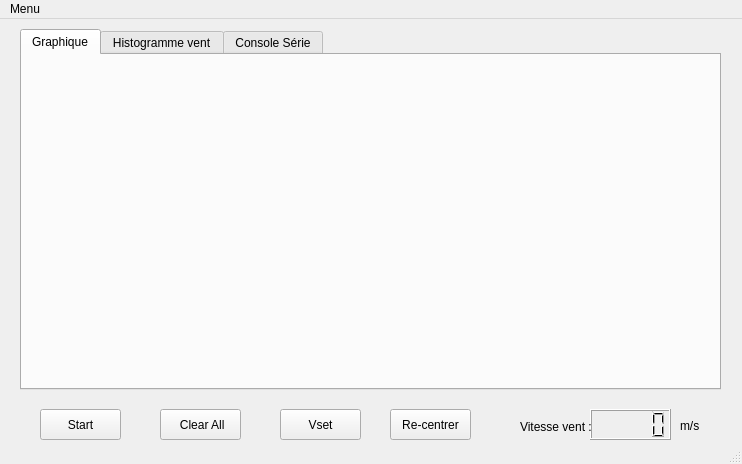
<?xml version="1.0" encoding="UTF-8"?>
<ui version="4.0">
 <class>MainWindow</class>
 <widget class="QMainWindow" name="MainWindow">
  <property name="geometry">
   <rect>
    <x>0</x>
    <y>0</y>
    <width>742</width>
    <height>464</height>
   </rect>
  </property>
  <property name="windowTitle">
   <string>MainWindow</string>
  </property>
  <widget class="QWidget" name="centralWidget">
   <widget class="QPushButton" name="Start">
    <property name="geometry">
     <rect>
      <x>40</x>
      <y>390</y>
      <width>81</width>
      <height>31</height>
     </rect>
    </property>
    <property name="text">
     <string>Start</string>
    </property>
   </widget>
   <widget class="QPushButton" name="Clear">
    <property name="geometry">
     <rect>
      <x>160</x>
      <y>390</y>
      <width>81</width>
      <height>31</height>
     </rect>
    </property>
    <property name="text">
     <string> Clear All</string>
    </property>
   </widget>
   <widget class="QTabWidget" name="tabWidget">
    <property name="geometry">
     <rect>
      <x>20</x>
      <y>10</y>
      <width>701</width>
      <height>361</height>
     </rect>
    </property>
    <property name="currentIndex">
     <number>0</number>
    </property>
    <widget class="QWidget" name="graph">
     <property name="autoFillBackground">
      <bool>false</bool>
     </property>
     <attribute name="title">
      <string>Graphique</string>
     </attribute>
     <widget class="QCustomPlot" name="plot" native="true">
      <property name="geometry">
       <rect>
        <x>10</x>
        <y>10</y>
        <width>671</width>
        <height>321</height>
       </rect>
      </property>
     </widget>
    </widget>
    <widget class="QWidget" name="vvent">
     <attribute name="title">
      <string>Histogramme vent</string>
     </attribute>
     <widget class="QCustomPlot" name="vplot" native="true">
      <property name="geometry">
       <rect>
        <x>10</x>
        <y>10</y>
        <width>671</width>
        <height>321</height>
       </rect>
      </property>
     </widget>
    </widget>
    <widget class="QWidget" name="tab_2">
     <attribute name="title">
      <string>Console Série</string>
     </attribute>
     <widget class="Console" name="widget" native="true">
      <property name="geometry">
       <rect>
        <x>10</x>
        <y>10</y>
        <width>671</width>
        <height>321</height>
       </rect>
      </property>
     </widget>
    </widget>
   </widget>
   <widget class="QPushButton" name="pushButton">
    <property name="geometry">
     <rect>
      <x>280</x>
      <y>390</y>
      <width>81</width>
      <height>31</height>
     </rect>
    </property>
    <property name="text">
     <string>Vset</string>
    </property>
   </widget>
   <widget class="QPushButton" name="pushButton_2">
    <property name="geometry">
     <rect>
      <x>390</x>
      <y>390</y>
      <width>81</width>
      <height>31</height>
     </rect>
    </property>
    <property name="text">
     <string>Re-centrer</string>
    </property>
   </widget>
   <widget class="QLCDNumber" name="dpvvent">
    <property name="enabled">
     <bool>true</bool>
    </property>
    <property name="geometry">
     <rect>
      <x>590</x>
      <y>390</y>
      <width>81</width>
      <height>31</height>
     </rect>
    </property>
    <property name="autoFillBackground">
     <bool>true</bool>
    </property>
   </widget>
   <widget class="QLabel" name="label">
    <property name="geometry">
     <rect>
      <x>520</x>
      <y>400</y>
      <width>71</width>
      <height>16</height>
     </rect>
    </property>
    <property name="text">
     <string>Vitesse vent :</string>
    </property>
   </widget>
   <widget class="QLabel" name="label_2">
    <property name="geometry">
     <rect>
      <x>680</x>
      <y>400</y>
      <width>47</width>
      <height>13</height>
     </rect>
    </property>
    <property name="text">
     <string>m/s</string>
    </property>
   </widget>
  </widget>
  <widget class="QMenuBar" name="menuBar">
   <property name="geometry">
    <rect>
     <x>0</x>
     <y>0</y>
     <width>742</width>
     <height>21</height>
    </rect>
   </property>
   <property name="palette">
    <palette>
     <active>
      <colorrole role="Base">
       <brush brushstyle="SolidPattern">
        <color alpha="255">
         <red>240</red>
         <green>240</green>
         <blue>240</blue>
        </color>
       </brush>
      </colorrole>
     </active>
     <inactive>
      <colorrole role="Base">
       <brush brushstyle="SolidPattern">
        <color alpha="255">
         <red>240</red>
         <green>240</green>
         <blue>240</blue>
        </color>
       </brush>
      </colorrole>
     </inactive>
     <disabled>
      <colorrole role="Base">
       <brush brushstyle="SolidPattern">
        <color alpha="255">
         <red>240</red>
         <green>240</green>
         <blue>240</blue>
        </color>
       </brush>
      </colorrole>
     </disabled>
    </palette>
   </property>
   <widget class="QMenu" name="menuMenu">
    <property name="title">
     <string>Menu</string>
    </property>
    <addaction name="actionQuitter"/>
    <addaction name="actionPorts"/>
    <addaction name="actionExportation_2"/>
   </widget>
   <addaction name="menuMenu"/>
  </widget>
  <widget class="QStatusBar" name="statusBar"/>
  <action name="actionQuitter">
   <property name="checkable">
    <bool>false</bool>
   </property>
   <property name="text">
    <string>Quitter</string>
   </property>
  </action>
  <action name="action">
   <property name="text">
    <string/>
   </property>
  </action>
  <action name="actionPorts">
   <property name="text">
    <string>Ports...</string>
   </property>
  </action>
  <action name="actionPDF">
   <property name="text">
    <string>PDF</string>
   </property>
  </action>
  <action name="actionText">
   <property name="text">
    <string>Text</string>
   </property>
  </action>
  <action name="actionJpg">
   <property name="text">
    <string>Jpg</string>
   </property>
  </action>
  <action name="actionExportation_2">
   <property name="text">
    <string>Exportation...</string>
   </property>
  </action>
 </widget>
 <layoutdefault spacing="6" margin="11"/>
 <customwidgets>
  <customwidget>
   <class>QCustomPlot</class>
   <extends>QWidget</extends>
   <header>qcustomplot.h</header>
   <container>1</container>
  </customwidget>
  <customwidget>
   <class>Console</class>
   <extends>QWidget</extends>
   <header>console.h</header>
   <container>1</container>
  </customwidget>
 </customwidgets>
 <resources/>
 <connections/>
</ui>
